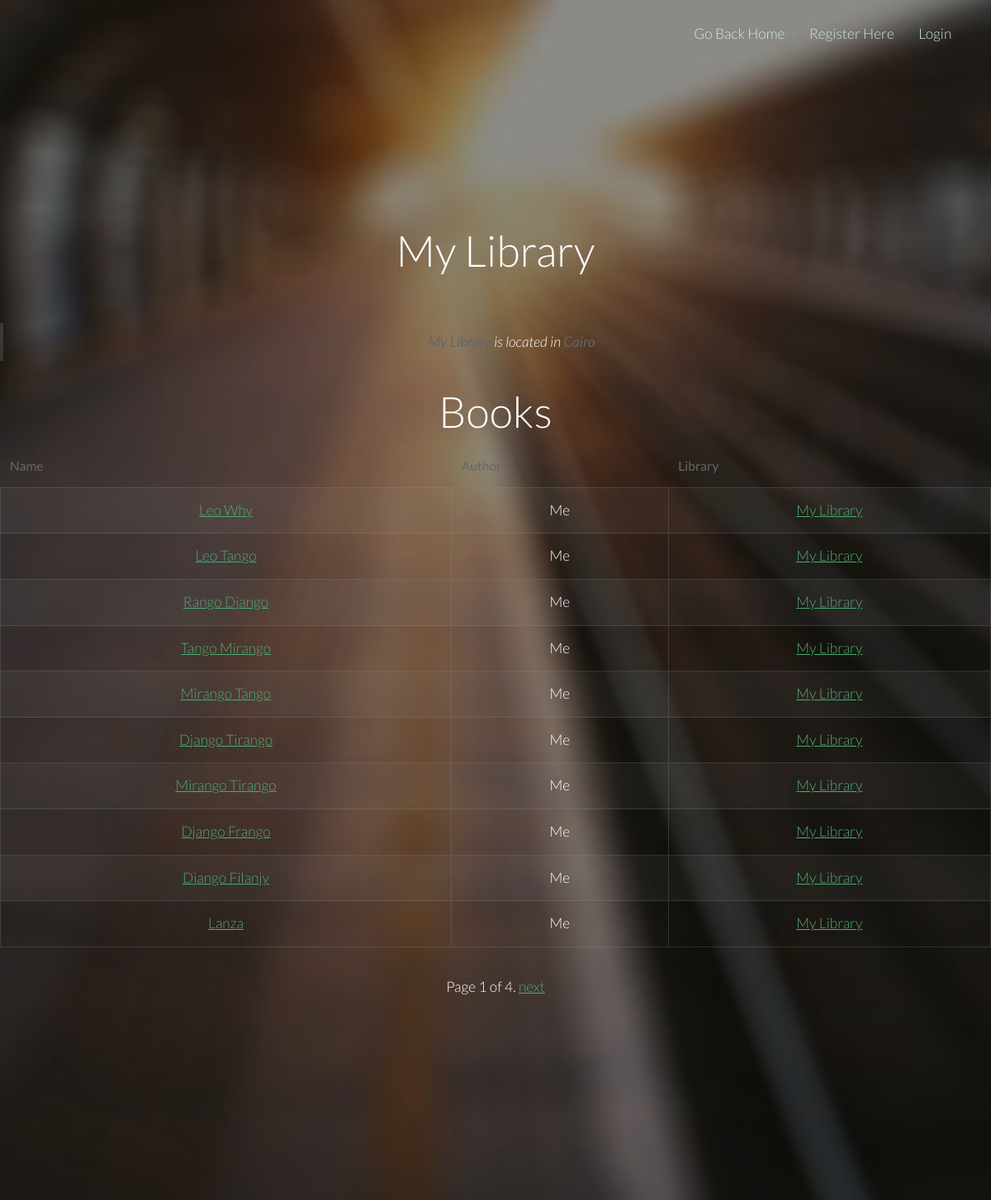
The app's page /main/mylibrary/my-library/, older data.
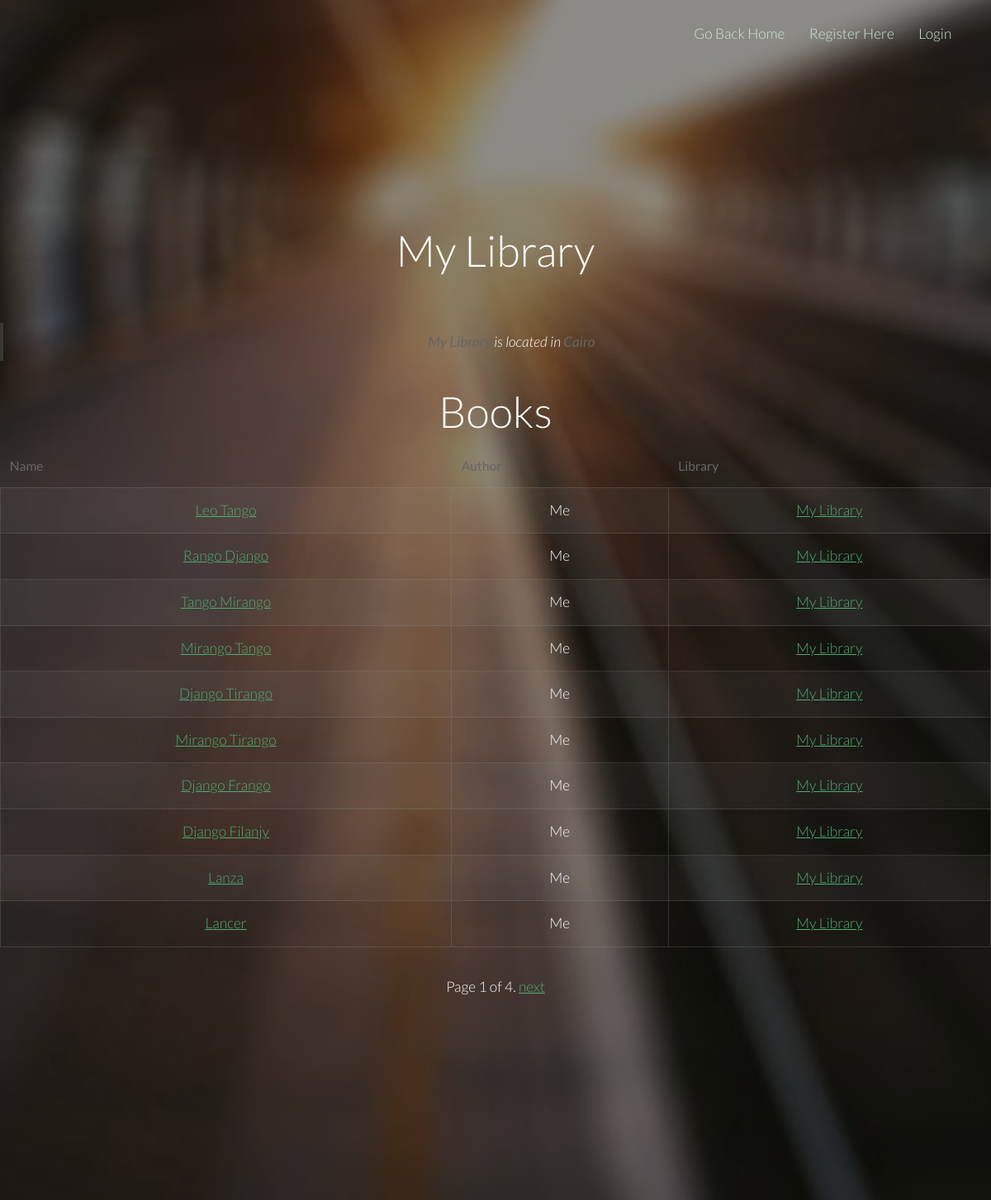
The same page, newer data.
### main/models.py (models this page shows, shortened)
class Book(models.Model):
    name = models.CharField(max_length=128, unique=True, null=False)
    author = models.CharField(max_length=128, unique=False)
    library = models.ForeignKey(Library)
    slug = models.SlugField(unique=False)

class Library(models.Model):
    name = models.CharField(max_length=128, unique=True, null=False)
    location = models.CharField(max_length=128)
    owner = models.OneToOneField(User)
    slug = models.SlugField(unique=False)

### main/views.py (the view)
class LibraryDetailView(PaginateMixin, DetailView):
    model = Library
    template = 'main/library-detail.html'
    def get_context_data(self, **kwargs):
        context = super(LibraryDetailView, self).get_context_data(**kwargs)
        lib_slug = self.kwargs['slug']
        library = Library.objects.get(slug=lib_slug)
        context['library'] = library
        book_list = Book.objects.filter(library_id=library.id)
        paginator = Paginator(book_list, 10)
        page = self.request.GET.get('page')
        if self.request.user.is_authenticated():
            current_user_id = self.request.user
            context['count'] = NotificationCenter.objects.filter(
                                receiver_id=current_user_id,
                                read=0).count()
        try:
            books = paginator.page(page)
        except PageNotAnInteger:
            books = paginator.page(1)
        except EmptyPage:
            books = paginator.page(paginator.num_pages)
        context['book_list'] = books
        context['page_obj'] = paginator.page(int(page) if page else 1)
        return context

### templates/main/library_detail.html (shortened to what this page needs)
<!DOCTYPE html>
{% load staticfiles %}
<html>
	<head>
		<link rel="stylesheet" href="{% static "css/skel.css" %}" />
		<link rel="stylesheet" href="{% static "css/style.css" %}" />
		<link rel="stylesheet" href="{% static "css/style-xlarge.css" %}" />
	</head>
	<body class="landing">
		<header id="header">
			<nav id="nav">
				{% if user.is_authenticated %}
				<ul>
					<li><a href="/main/">Go Back Home</a></li>
					<li><a href="/messages/inbox/">Inbox</a></li>
					<li><a href="{% url "notification-list" %}">{{ count }} new notifications</a></li>
					<li><a href="{% url "logout" %}">Logout</a></li>
				</ul>
				{% else %}
				<ul>
					<li><a href="/main/">Go Back Home</a></li>
					<li><a href="/main/register/">Register Here</a></li>
					<li><a href="{% url "login" %}">Login</a></li>
				</ul>
				{% endif %}
			</nav>
		</header>
		<section id="banner" class="wrapper">
			<div class="container">
	    		<h2>{{ object.name }}</h2>
			<section>
				<div class="row">
					<div class="6u 12u(small)">
					</div>
				</div>
			</section>
				<section>
				<blockquote><strong>{{ object.name }}</strong> is located in <strong>{{ object.location }}</strong></blockquote>
					<h2>Books</h2>
					<div class="table-wrapper">
						{% block content3 %}
							<table class="alt">
								<thead>
									<tr>
										<th>Name</th>
										<th>Author</th>
										<th>Library</th>
									</tr>
								</thead>
								<tbody>
								{% for book in book_list %}
									<tr>
										<td><a href="{% url "book-detail" book.library.slug book.slug %}">{{ book.name }}</a></td>
										<td>{{ book.author }}</td>
										<td><a href="{% url "library-detail" book.library.slug %}">{{ book.library.name }}</a></td>
									</tr>
									{% endfor %}
								</tbody>
							</table>
						{% endblock %}
					</div>
				</section>
			</div>
			<div class="pagination">
			    <span class="step-links">
			        <span class="current">
			            Page {{ page_obj.number }} of {{ page_obj.paginator.num_pages }}.
			        </span>
			        {% if page_obj.has_next %}
			            <a href="?page={{ page_obj.next_page_number }}">next</a>
			        {% endif %}
			    </span>
			</div>
		</section>
	</body>
</html>

Row changes from the older to the newer data that the page shows:
removed Book: name "Leo Why", author "Me", library.name "My Library"
now on this page (row unchanged): Book: name "Lancer", author "Me", library.name "My Library"
